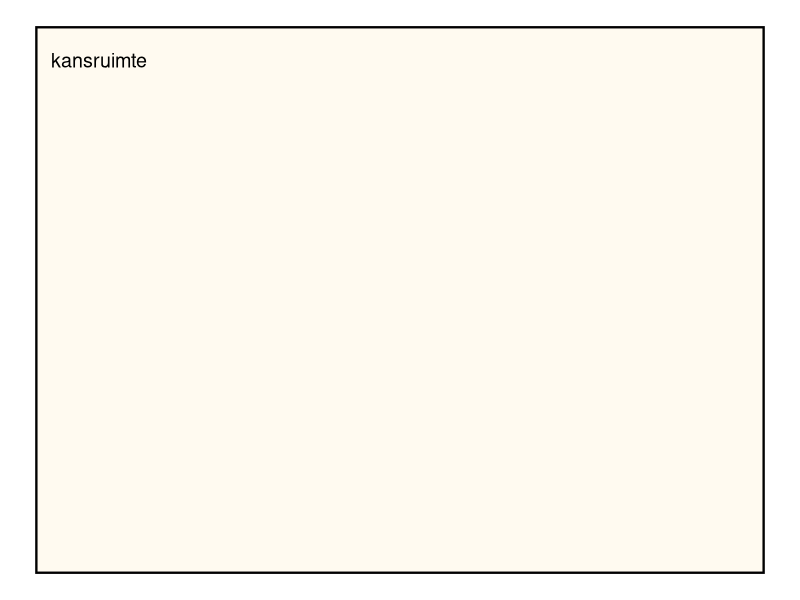
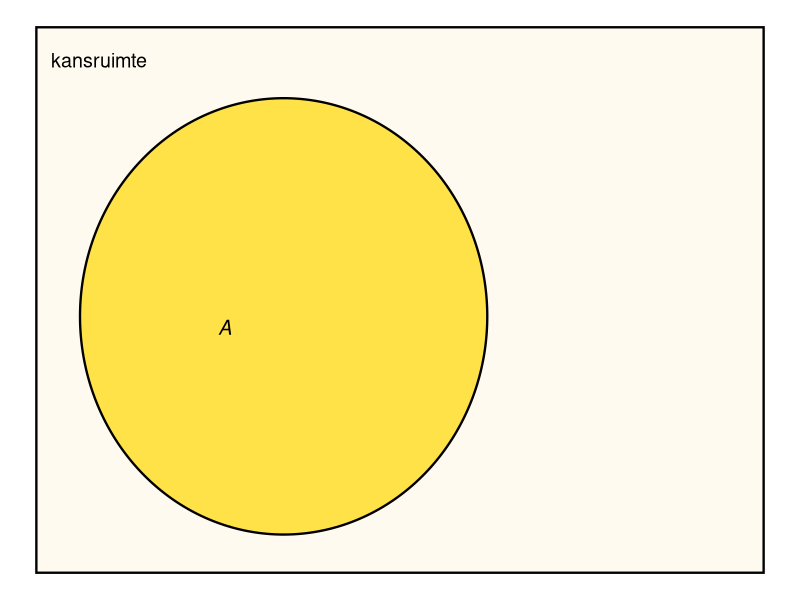
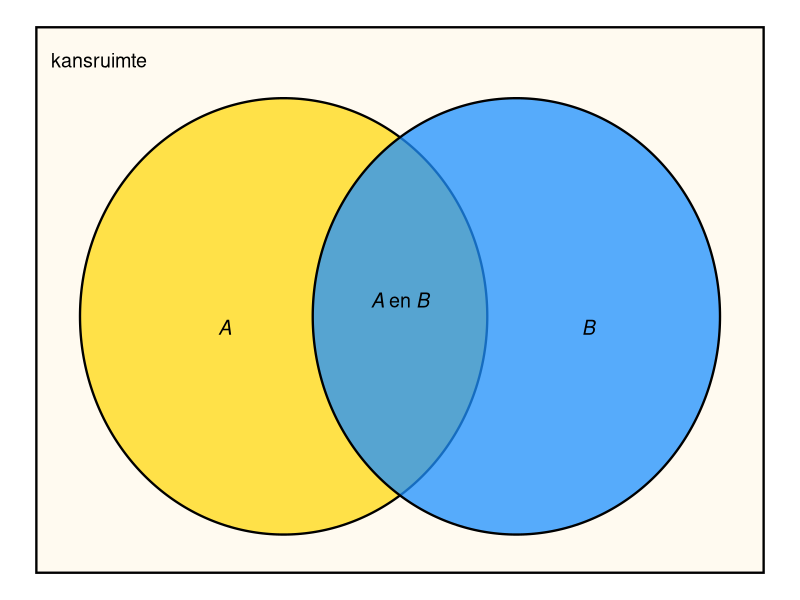
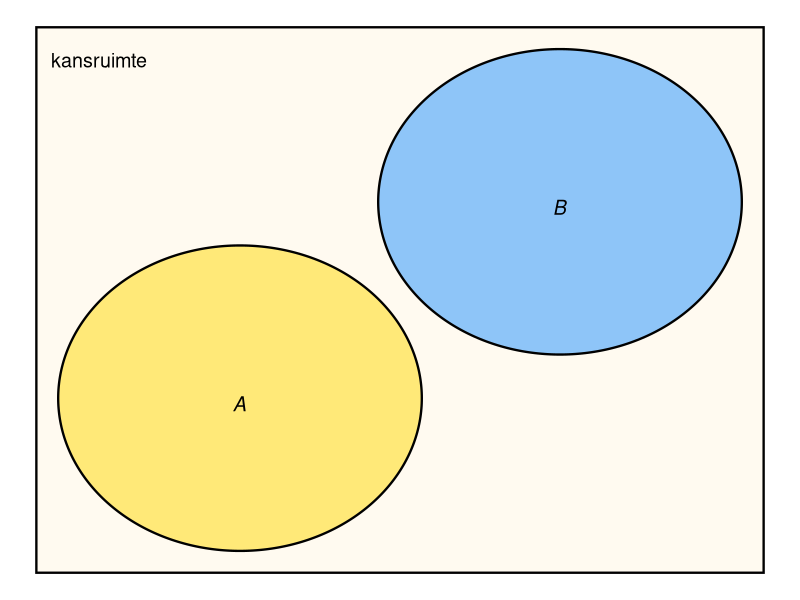
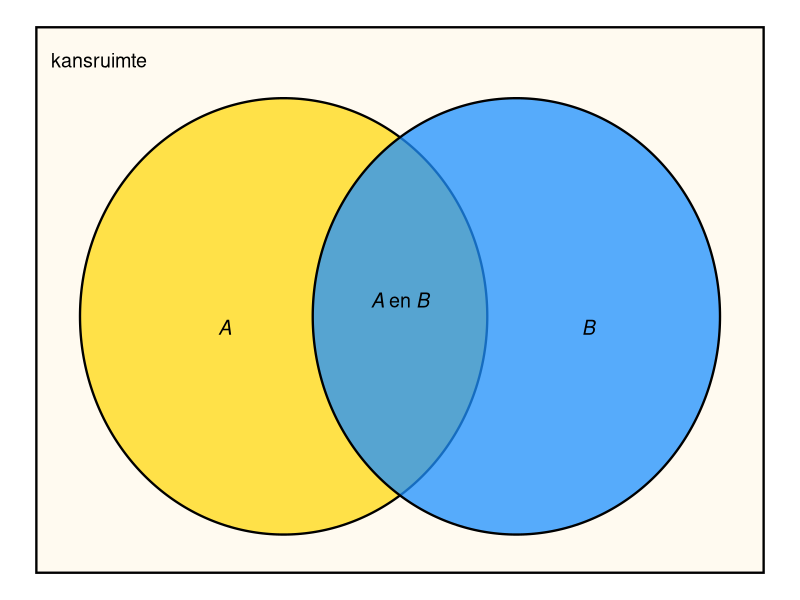
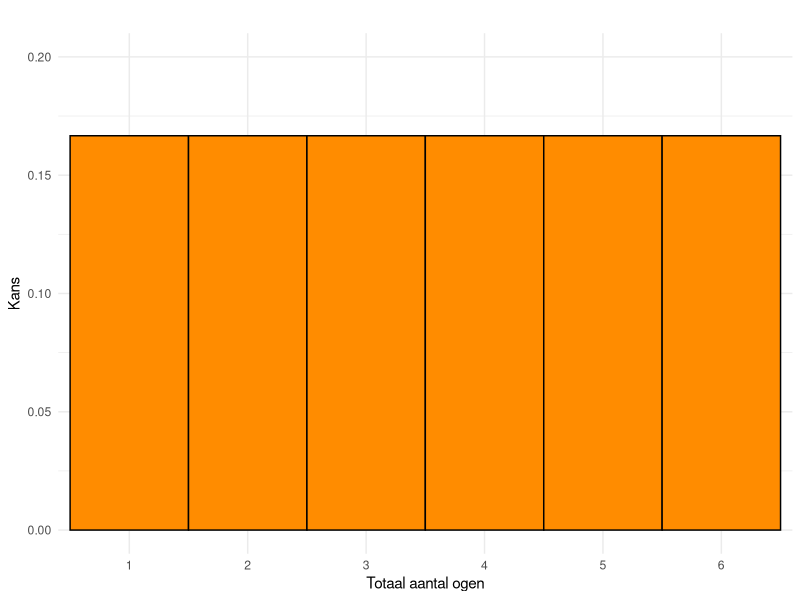
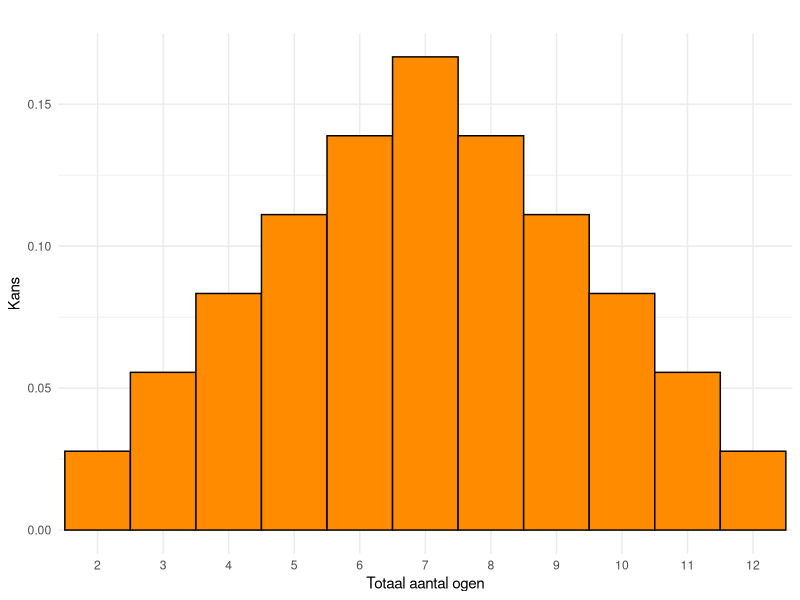
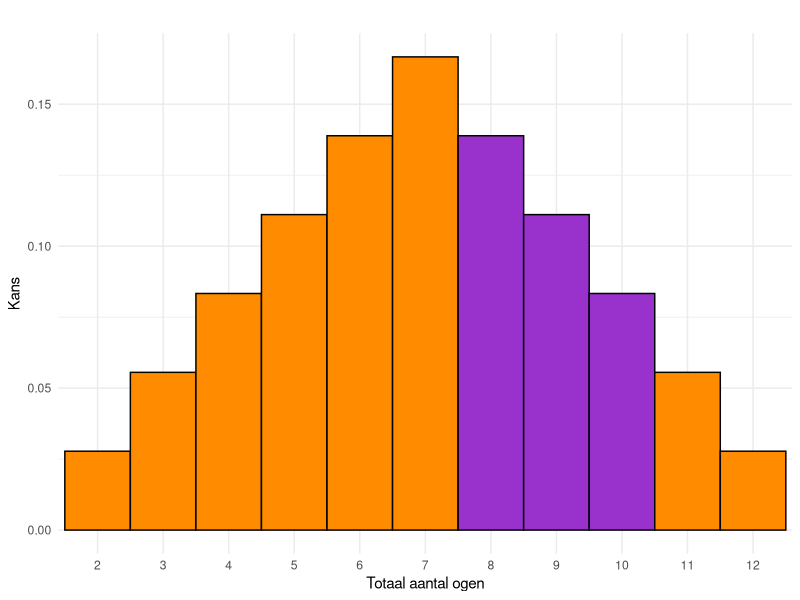

Write R code to recreate these figures, in order.
## ---- chunk 1
#| code-fold: true
#| warning: false
#| fig-cap: "Een minimaal Venn-diagram. Het rechthoek stelt de volledige kansruimte voor."
#| label: fig-venn
#| fig.width: 6
#| fig.height: 4

if (!("ggplot2" %in% .packages())){ 
  library(ggplot2) 
  }
if (!("ggforce" %in% .packages())){ 
  library(ggforce) 
  }

kleurKansruimte <- "FloralWhite"

kansruimte <- ggplot() +  
  geom_rect(
    aes(xmin = 0, ymin = 0, xmax= 100, ymax = 100),
    fill = kleurKansruimte, color = "black", size = .8
    ) +
  annotate(
    "text", 
    x = 2, y = 94, 
    label = "kansruimte", 
    color = "black", 
    hjust = 0, 
    size = 5
    ) +
  theme_void()

kansruimte
## ---- chunk 2
#| code-fold: true
#| warning: false
#| fig-cap: "Venn-diagram met gebeurtenis $A$. Een gebeurtenis is een deelverzameling van de kansruimte."
#| label: fig-vennA
#| fig.width: 6
#| fig.height: 4

kleurA <- "Gold"

A <- list(
  geom_ellipse(
    aes(x0 = 34, y0 = 47, a = 28,  b = 40,  angle = 0), 
    fill = kleurA , alpha = 0.7, size = .8
    ),
  annotate(
    "text", 
    x = 25, y = 45, 
    label = expression(italic(A)), 
    color = "black", 
    hjust = 0, 
    size = 5
    )
  )

kansruimte + A

## ---- chunk 3
#| code-fold: true
#| warning: false
#| fig-cap: "Venn-diagram met twee gebeurtenissen: $A$ en $B$."
#| label: fig-vennAB
#| fig.width: 6
#| fig.height: 4

kleurB <- "DodgerBlue"

B <- list( 
  geom_ellipse(
    aes(x0 = 66, y0 = 47, a = 28,  b = 40,  angle = 0), 
    fill = kleurB, alpha = 0.75, size = .8
    ),
  annotate(
    "text", 
    x = 75, y = 45, 
    label = expression(italic(B)), 
    color = "black", 
    hjust = 0, 
    size = 5
    )
)

labelAenB <- annotate(
  "text",
  x = 50, y = 50, 
  label = expression(italic(A) ~ "en" ~ italic(B)),
  color = "black",
  size = 5
)

(AB <- kansruimte + A + B + labelAenB)

## ---- chunk 4
#| code-fold: true
#| warning: false
#| fig-cap: "Venn-diagram. De gebeurtenissen $A$ en $B$ overlappen niet en sluiten elkaar dus uit."
#| label: fig-uitsluiten
#| fig.width: 6
#| fig.height: 4

A2 <- list(
  geom_ellipse(
    aes(x0 = 28, y0 = 32, a = 25,  b = 28,  angle = 0), 
    fill = kleurA, alpha = 0.5, size = 0.8
    ), 
  annotate(
    "text", 
    x = 27, y = 31, 
    label = expression(italic(A)), 
    color = "black", 
    hjust = 0, 
    size = 5
    )
  )

B2 <- list(
  geom_ellipse(
    aes(x0 = 72, y0 = 68, a = 25,  b = 28,  angle = 0), 
    fill = kleurB, alpha = 0.5, size = 0.8
    ),
  annotate(
    "text", 
    x = 71, y = 67, 
    label = expression(italic(B)), 
    color = "black", 
    hjust = 0, 
    size = 5
    )
)

(AB2 <- kansruimte + A2 + B2)
## ---- chunk 5
#| code-fold: true
#| warning: false
#| fig-cap: "Venn-diagram.Voor de kans op $A$ of $B$ moet het groene gebied één keer worden meegeteld!"
#| label: fig-vennAB2
#| fig.width: 6
#| fig.height: 4

AB

## ---- chunk 6
#| code-fold: true
#| warning: false
#| fig.cap: "Kansverdeling: de kansen bij het gooien van één dobbelsteen."
#| label: fig-uniform-dobbelsteen
#| fig.width: 5
#| fig.height: 4
 
# Controleer of de benodigde pakketten zijn geladen
if (!("ggplot2" %in% .packages())) {
  library("ggplot2")
}

# Parameters definiëren
min_ogen <- 1       # Minimum aantal ogen op een dobbelsteen
max_ogen <- 6       # Maximum aantal ogen op een dobbelsteen
kans <- 1 / max_ogen # Gelijke kans voor elke uitkomst
kleur <- "darkorange"   # Kleur voor de balken in de plot

# Genereer de uitkomsten en bijbehorende kansen
uitkomsten <- seq(min_ogen, max_ogen)
kansen <- rep(kans, length(uitkomsten))

# Maak een data frame met uitkomsten en kansen
kansen_dobbelsteen <- data.frame(
  uitkomsten = factor(uitkomsten),
  kansen = kansen
)

# Maak de plot
ggplot(kansen_dobbelsteen, aes(x = uitkomsten, y = kansen)) +
  geom_bar(
    stat = "identity",     # Balken representeren kanswaarden direct
    width = 1,             # Volledige breedte van de categorie
    fill = kleur,          # Kleur voor de balken
    color = "black"        # Randkleur voor de balken
  ) +
  labs(
    title = "",
    x = "Totaal aantal ogen",      # Titel voor de x-as
    y = "Kans"              # Titel voor de y-as
  ) +
  ylim(0, 0.2) +            # Zorg dat de y-as tot 0.02 loopt
  theme_minimal()
## ---- chunk 7
#| code-fold: true
#| warning: false
#| fig.cap: "Kansverdeling voor het aantal ogen van twee dobbelstenen."
#| label: fig-kansverdeling-twee-dobbelstenen
#| fig.width: 5
#| fig.height: 4

# Controleer of de benodigde pakketten zijn geladen
if (!("ggplot2" %in% .packages())) {
  library("ggplot2")
}

# Parameters definiëren
min_som <- 2          # Minimum som bij twee dobbelstenen
max_som <- 2*max_ogen # Maximum som bij twee dobbelstenen
kleur <- rep("darkorange", 11) # Kleur voor de balken in de plot

# Genereer uitkomsten en bijbehorende kansen
uitkomsten <- seq(min_som, max_som)                     # Mogelijke uitkomsten
kansen <- pmin(uitkomsten - 1, 13 - uitkomsten) / max_ogen^2    # Kansen berekenen

# Maak een data frame met uitkomsten en kansen
kansen_dobbelsteen <- data.frame(
  uitkomsten = factor(uitkomsten),
  kansen = kansen
)

# Maak de plot
verdelingTweeDobbelstenen <- function(kleur)
  {
  ggplot(kansen_dobbelsteen, aes(x = uitkomsten, y = kansen)) +
  geom_bar(
    stat = "identity",     # Balken representeren kanswaarden direct
    width = 1,             # Volledige breedte van de categorie
    fill = kleur,          # Kleur voor de balken
    color = "black"        # Randkleur voor de balken
  ) +
  labs(
    title = "",
    x = "Totaal aantal ogen",      # Titel voor de x-as
    y = "Kans"              # Titel voor de y-as
  ) +
  theme_minimal()           # Minimalistisch thema voor de plot
}

verdelingTweeDobbelstenen(kleur)

## ---- chunk 8
#| code-fold: true
#| warning: false
#| fig-cap: "Kansverdeling van het totaal aantal ogen van twee dobbelstenen."
#| label: fig-kansverdeling-twee-dobbelstenen-2
#| fig.width: 5
#| fig.height: 4

kleur <- rep("darkorange", 11)
kleur[7:9] <- "darkorchid"

verdelingTweeDobbelstenen(kleur)

## ---- chunk 9
#| code-fold: true
#| warning: false
#| fig.cap: "Cumulatieve verdeling van de som van de ogen van twee dobbelstenen."
#| label: fig-cumulverdeling-twee-dobbelstenen
#| fig.width: 5
#| fig.height: 4

# Controleer of de benodigde pakketten zijn geladen
if (!("ggplot2" %in% .packages())) {
  library("ggplot2")
}

# Voeg extra punten toe om de cumulatieve kansen buiten het bereik van 2-12 te tonen
kansen_dobbelsteen_cumulatief <- data.frame(
  uitkomsten = c(1, uitkomsten, 13), # Voeg 1 en 13 toe als grenzen
  kansen = c(0, cumsum(kansen), 1)   # Voeg 0 en 1 toe aan de kansen
)

# Genereer de datapunten voor de open cirkels
open_cirkels <- data.frame(
  uitkomsten = uitkomsten,
  kansen = c(0, cumsum(kansen)[-length(kansen)])
)

# Maak een data frame voor de horizontale lijnen (stappen van de cumulatieve kans)
lijnen_data <- data.frame(
  x_start = kansen_dobbelsteen_cumulatief$uitkomsten[-nrow(kansen_dobbelsteen_cumulatief)],
  x_end = kansen_dobbelsteen_cumulatief$uitkomsten[-1] - .1,
  y = kansen_dobbelsteen_cumulatief$kansen[-nrow(kansen_dobbelsteen_cumulatief)]
)

# Maak de plot
ggplot() +
  # Voeg de horizontale lijnen toe
  geom_segment(
    data = lijnen_data,
    aes(x = x_start, xend = x_end, y = y, yend = y),
    color = "darkorange",        # Kleur van de lijnen
    size = 1                     # Dikte van de lijnen
  ) +
  # Voeg gesloten cirkels (linkerkanten) toe, behalve bij (1, 0) en (13, 1)
  geom_point(
    data = kansen_dobbelsteen_cumulatief[-c(1, nrow(kansen_dobbelsteen_cumulatief)), ],
    aes(x = uitkomsten, y = kansen),
    shape = 16,                  # Gesloten cirkel
    size = 3,
    color = "darkorange"
  ) +
  # Voeg open cirkels (rechterkanten) toe
  geom_point(
    data = open_cirkels,
    aes(x = uitkomsten, y = kansen),
    shape = 1,                 # Open cirkel
    size = 1.8,
    stroke = 1.4,
    color = "darkorange"
  ) +
  scale_x_continuous(
    breaks = 2:12,               # Ticks alleen bij gehele getallen van 2 tot 12
    minor_breaks = NULL          # Verwijder alle minor ticks
  ) +
  labs(
    title = "",
    x = "Totaal aantal ogen",    # Titel voor de x-as
    y = "Cumulatieve kans"       # Titel voor de y-as
  ) +
  theme_minimal()                 # Minimalistisch thema
## ---- chunk 10
#| code-fold: true
#| warning: false
#| fig-cap: "De normale verdeling."
#| label: fig-normale-verdeling
#| fig.width: 4
#| fig.height: 3

# Controleer of ggplot2 geladen is, zo niet, laad het pakket
if (!("ggplot2" %in% .packages())) {
  library(ggplot2)
}

# Definieer de standaardnormale verdeling
x <- seq(-3.5, 3.5, length.out = 350)
data <- data.frame(x = x, y = dnorm(x))

plotNormaal <- function(mu, sigma){
    # Plot maken
  ggplot(data, aes(x, y)) +
  geom_line(color = "darkorange", linewidth = 1) + # Curve van de standaardnormale verdeling
  scale_x_continuous(
    breaks = c(mu - 2*sigma, -mu - sigma, mu, mu + sigma, mu + 2*sigma), 
    labels = c(
      mu - 2 * sigma, 
      mu -sigma, 
      mu, 
      mu + sigma, 
      mu + 2 * sigma
    )
  ) + # Labels voor x-as
  labs(
    y = "Kansdichtheid", 
    x = expression(italic(X))
  ) + # Labels voor de assen
  theme_minimal()
}

normaalGeneriek <- 
  # Plot maken
  ggplot(data, aes(x, y)) +
  geom_line(color = "darkorange", linewidth = 1) + # Curve van de standaardnormale verdeling
  scale_x_continuous(
    breaks = c(-2, -1, 0, 1, 2), 
    labels = c(
      expression(italic(mu - 2 * sigma)), 
      expression(italic(mu -sigma)), 
      expression(italic(mu)), 
      expression(italic(mu + sigma)), 
      expression(italic(mu + 2 * sigma))
    ),
    minor_breaks = NULL # Verwijdert minor ticks
  ) + # Labels voor x-as
  scale_y_continuous(labels = NULL) + # getallen van y-as weglaten
  labs(
    y = "Kansdichtheid", 
    x = expression(italic(X))
  ) + # Labels voor de assen
  theme_minimal()

# Hoogte van de pijl bepalen
h <- exp(-0.5) / sqrt(2 * pi)

pijl <- geom_segment(
    aes(x = 0, xend = 1, y = h, yend = h), 
    arrow = arrow(length = unit(0.2, "cm")), 
    color = "black", 
    linewidth = 0.8
  ) # Pijl voor standaarddeviatie
  
oppervlak <- function(a, b){# Gebied tussen a en b kleuren
  geom_area(
    data = subset(data, x >= a & x <= b), 
    aes(x, y), 
    fill = "darkorange", 
    alpha = 0.4
  ) 
} 

normaalGeneriek + pijl +
  annotate(
  "text", 
  x = 0.5, 
  y = 0.9 * h, # Use the variable h to scale the y-coordinate
  label = expression(italic(sigma)), # Use expression() for mathematical notation
  color = "black", 
  size = 5, 
  hjust = 0.5, 
  vjust = 0.5
  )

## ---- chunk 11
#| code-fold: true
#| warning: false
#| label: fig-vuistregels
#| fig-cap: "Vuistregels voor de normale verdeling."
#| layout-ncol: 2
#| fig-subcap: 
#|   - "Ongeveer 68% van de kans valt binnen één standaarddeviatie van het gemiddelde."
#|   - "Ongeveer 95% van de kans valt binnen 2 standaarddeviaties van het gemiddelde."
#| fig.width: 4
#| fig.height: 2.7

proportie <- function(prop){
  annotate(
  "text", 
  x = 0, 
  y = 0.15, 
  label = prop, # Dynamically include the variable
  color = "black", 
  size = 5, 
  hjust = 0.5, 
  vjust = 0.5
)
}

normaalGeneriek + oppervlak(-1,1) + proportie("0,68...")

normaalGeneriek + oppervlak(-2, 2) + proportie("0,95...")
## ---- chunk 12
#| code-fold: true
#| warning: false
#| label: fig-std-normaal
#| fig-cap: "Standaard-normale verdeling"
#| fig.width: 4
#| fig.height: 3

# Plot de standaard-normale verdeling
plotNormaal(0, 1) +
  # Labels voor de assen
  labs(
    y = "Kansdichtheid", 
    x = expression(italic(Z))
  ) +
  # Voeg de pijl toe
  pijl +
  # Annotatie toevoegen met sigma
  annotate(
    "text", 
    x = 0.5, 
    y = 0.88 * h,        # Gebruik de variabele h voor de y-positie
    label = expression(italic(sigma) == 1),  # Wiskundige notatie voor sigma
    color = "black", 
    size = 5, 
    hjust = 0.47, 
    vjust = 0.5
  )
## ---- chunk 13
#| code-fold: true
#| warning: false
#| label: fig-krit-1
#| fig-cap: "De kritieke waarde van de standaard-normale verdeling $Z_{0{,}1(2)} \\approx 1{,}64$."
#| fig.width: 3.75
#| fig.height: 2.75
# Functie om een plot te maken van de kritieke waarde
crit_plot <- function(alpha) {
  # Kritieke waarde van Z
  Z_crit <- qnorm(1 - alpha / 2)  # Bereken de kritieke waarde
  
  # Coördinaten voor de pijlen
  xstart <- (Z_crit + 3.5) / 2         # Beginpunt x-coördinaat
  ystart <- dnorm(0) / 4               # Beginpunt y-coördinaat
  xend <- Z_crit + (3.5 - Z_crit) / 7  # Eindpunt x-coördinaat
  yend <- dnorm(xend) / 3              # Eindpunt y-coördinaat
  
  # Plot de standaard-normale verdeling met staarten en annotaties
  plotNormaal(0, 1) +
    # Labels voor de assen
    labs(
      y = "Kansdichtheid", 
      x = expression(italic(Z))
    ) +
    # Ingekleurd oppervlak onder de curve
    oppervlak(-10, -Z_crit) +
    oppervlak(Z_crit, 10) +
    # Schaalinstellingen voor de x-as
    scale_x_continuous(
      breaks = c(-Z_crit, 0, Z_crit), 
      labels = c(
        paste0(round(-Z_crit, 2), "..."), 
        "0", 
        paste0(round(Z_crit, 2), "...")
      ),
      minor_breaks = NULL  # Verwijder minor ticks
    ) +
    # Kromme pijltjes toevoegen
    geom_curve(
      aes(x = -xstart, y = ystart, xend = -xend, yend = yend), 
      curvature = 0.2, 
      arrow = arrow(length = unit(0.2, "cm")), 
      color = "black", 
      size = 0.7
    ) +
    geom_curve(
      aes(x = xstart, y = ystart, xend = xend, yend = yend), 
      curvature = -0.2, 
      arrow = arrow(length = unit(0.2, "cm")), 
      color = "black", 
      size = 0.7
    ) +
    # Annotaties toevoegen
    annotate(
      "text", 
      x = -xstart, 
      y = ystart + 0.02,  # Plaats annotatie net boven de pijl
      label = gsub("\\.", ",", round(alpha / 2, 3)), 
      color = "black", 
      hjust = 0.5, 
      size = 4
    ) +
    annotate(
      "text", 
      x = xstart, 
      y = ystart + 0.02,  # Plaats annotatie net boven de pijl
      label = gsub("\\.", ",", round(alpha / 2, 3)), 
      color = "black", 
      hjust = 0.5, 
      size = 4
    ) +
    # Label in het midden
    proportie(gsub("\\.", ",", round(1 - alpha, 2)))
}

# Voorbeeld: plot voor alpha = 0.2
crit_plot(0.2)
## ---- chunk 14
#| code-fold: true
#| warning: false
#| label: fig-krit-2
#| fig-cap: "De kritieke waarde van de standaard-normale verdeling $Z_{0{,}05(2)} \\approx 1{,}96$."
#| fig.width: 3.75
#| fig.height: 2.75

crit_plot(0.05)
## ---- chunk 15
#| code-fold: true
#| warning: false
#| label: fig-transformeren
#| fig-cap: "Caption nog schrijven"
#| fig.width: 3.75

# Laad benodigde pakketten
if (!("ggplot2" %in% loadedNamespaces())) { 
  library(ggplot2) 
}
if (!("cowplot" %in% loadedNamespaces())) { 
  library(cowplot) 
}

# Basisparameters instellen
mu_x <- 170             # Gemiddelde voor X
sigma_x <- 7            # Standaarddeviatie voor X
x_threshold <- 173.5    # Drempelwaarde voor X

mu_z <- 0               # Gemiddelde voor Z
sigma_z <- 1            # Standaarddeviatie voor Z
z_threshold <- 0.5      # Drempelwaarde voor Z

nr_sd <- 3.5            # Aantal standaarddeviaties om te tonen

# Berekeningen op basis van parameters
x_range <- c(mu_x - nr_sd * sigma_x, mu_x + nr_sd * sigma_x)   # Bereik voor X
z_range <- c(mu_z - nr_sd * sigma_z, mu_z + nr_sd * sigma_z)   # Bereik voor Z
n_points <- 50 * nr_sd                                        # Aantal datapunten

# Domeinen voor X en Z
x_values <- seq(x_range[1], x_range[2], length.out = n_points)
z_values <- seq(z_range[1], z_range[2], length.out = n_points)

# Bereken kansdichtheden
x_data <- data.frame(
  x = x_values,
  y = dnorm(x_values, mean = mu_x, sd = sigma_x)
)

z_data <- data.frame(
  x = z_values,
  y = dnorm(z_values, mean = mu_z, sd = sigma_z)
)

# Gebied waar X > x_threshold
x_fill <- data.frame(
  x = seq(x_threshold, x_range[2], length.out = 100),
  y = dnorm(seq(x_threshold, x_range[2], length.out = 100), 
            mean = mu_x, sd = sigma_x)
)

# Gebied waar Z > z_threshold
z_fill <- data.frame(
  x = seq(z_threshold, z_range[2], length.out = 100),
  y = dnorm(seq(z_threshold, z_range[2], length.out = 100), 
            mean = mu_z, sd = sigma_z)
)

# Plot voor X
plot_x <- ggplot(x_data, aes(x = x, y = y)) +
  geom_line(size = 1, color = "darkorange") +
  geom_area(
    data = x_fill, aes(x = x, y = y),
    fill = "darkorange", alpha = 0.5
  ) +
  labs(
    x = expression(italic(X)),
    y = "Kansdichtheid"
  ) +
  theme_minimal()

# Plot voor Z
plot_z <- ggplot(z_data, aes(x = x, y = y)) +
  geom_line(size = 1, color = "darkorange") +
  geom_area(
    data = z_fill, aes(x = x, y = y),
    fill = "darkorange", alpha = 0.5
  ) +
  labs(
    x = expression(italic(Z)),
    y = "Kansdichtheid"
  ) +
  theme_minimal()

# Combineer de twee plots met cowplot
combined_plot <- plot_grid(
  plot_x, plot_z, 
  ncol = 1, align = "v"
)

# Voeg een verticale lijn toe over beide plots
final_plot <- ggdraw(combined_plot) +
  draw_line(
    x = c(0.62, 0.62),  # Relatieve positie op de x-as (0-1 schaal)
    y = c(0.09, 1),  # Relatieve positie op de y-as (0-1 schaal)
    color = "DarkOrchid", 
    size = 1, 
    linetype = "dashed"
  )

# Toon de finale plot
print(final_plot)

## ---- chunk 16
#| label: fig-t
#| fig-cap: "Verschillende $t$-verdelingen en de standaard-normale verdeling"
#| warning: false
#| code-fold: true
#| fig-height: 4

#| code-fold: true
#| warning: false
#| label: fig-t-verdelingen
#| fig-cap: "Vergelijking van $t$-verdelingen met verschillende vrijheidsgraden."

# Genereer t-waarden
t_values <- seq(-3.5, 3.5, by = 0.1)

# Maak een dataframe voor de kansdichtheden
dataframe <- data.frame(
  t = c(
    t_values, 
    rep(t_values, 3)
  ),
  prob = c(
    dnorm(t_values),              # Standaard-normale verdeling
    dt(t_values, df = 2),         # t-verdeling met df = 2
    dt(t_values, df = 5),         # t-verdeling met df = 5
    dt(t_values, df = 20)         # t-verdeling met df = 20
  ),
  df = factor(
    rep(
      c("standaard-normaal", "df = 2", "df = 5", "df = 20"), 
      each = length(t_values)
    ),
    levels = c("df = 2", "df = 5", "df = 20", "standaard-normaal")
  )
)

# Plot de verdelingen
ggplot(
  dataframe, 
  aes(
    x = t, y = prob, 
    group = df, color = df, linewidth = df, linetype = df
  )
) +
  # Voeg de lijnen toe
  geom_line() +
  # Pas de kleuren aan
  scale_color_manual(
    values = c(rep("black", 3), "darkorange")
  ) +
  # Pas de lijndiktes aan
  scale_linewidth_manual(
    values = c(1, 1, 1, 1.2)
  ) +
  # Pas de lijnstijlen aan
  scale_linetype_manual(
    values = c(
      "df = 2" = "dotted", 
      "df = 5" = "dashed", 
      "df = 20" = "longdash",
      "standaard-normaal" = "solid"
    )
  ) +
  # Labels toevoegen
  labs(
    x = expression(italic(t) ~ "of" ~ italic(Z)),
    y = "Kansdichtheid"
  ) +
  # Thema toepassen
  theme_minimal()
